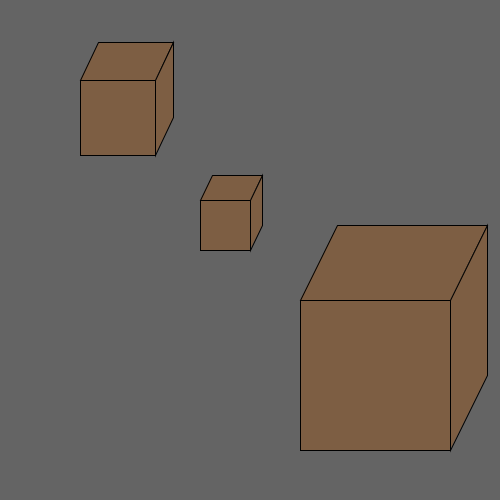
Frame 1 (no input)
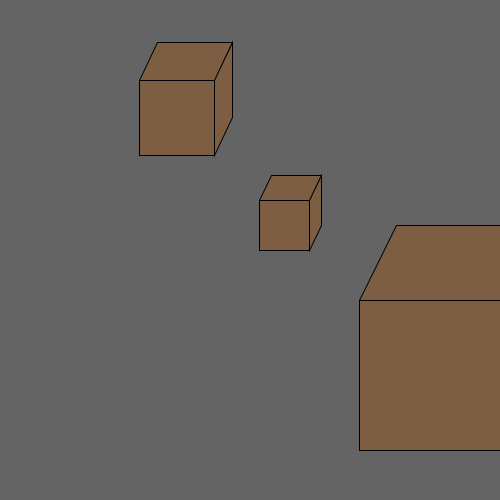
Frame 60 (the mouse pressed at the canvas centre just before this capture)
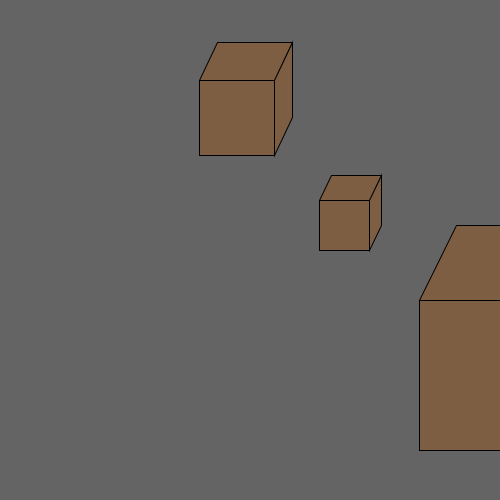
Frame 120 (the mouse held since frame 60 and released just before this capture)

The Processing sketch that drew these frames (run headless with seeded random() and noise(); from frame 60 on, the mouse is pressed at the canvas centre):

// Processing sketch: classes_exercise_2
// ── classes_exercise_2.pde
// declaring objects
Squarebox box1;
Squarebox box2;
Squarebox box3;

void setup() {
  size(500, 500);

  // initilaizing the boxes
  box1 = new Squarebox(50, 200, 200);
  box2 = new Squarebox(75, 80, 80);
  box3 = new Squarebox(150, 300, 300);
}

void draw() {
  background(100);

  // calling the display and move methods for each box
  box1.display();
  box1.move();
  box2.display();
  box2.move();
  box3.display();
  box3.move();
}

// Squarebox class 

class Squarebox {

  float length; // side length of the box
  float x; // x position of the box
  float y; // y position of the box

  // constructor
  Squarebox(float tempLength, float tempX, float tempY) {
    // passing variables from the arguments to variables for the class
    length = tempLength;
    x = tempX;
    y = tempY;
  }

  // display method to draw the box on the screen
  void display() {
    fill(125, 94, 67); // brown
    rect(x, y, length, length); // front face of the box
    quad(x, y, x + length/4, y - length/2, x + length/4 + length, y - length/2, x + length, y); // top side of box
    quad(x + length, y, x + length/4  + length, y - length/2, x + length/4 + length, y + length/2, x + length, y + length); // right side of box
  }

  // move method to change the postion of the box
  void move() {
    x += 1; // add one to x coordinate

    if (x > width) // if off the screen
      x = 0 - length * 5/4; // change x to just beyond the left side of the window
  }
}
